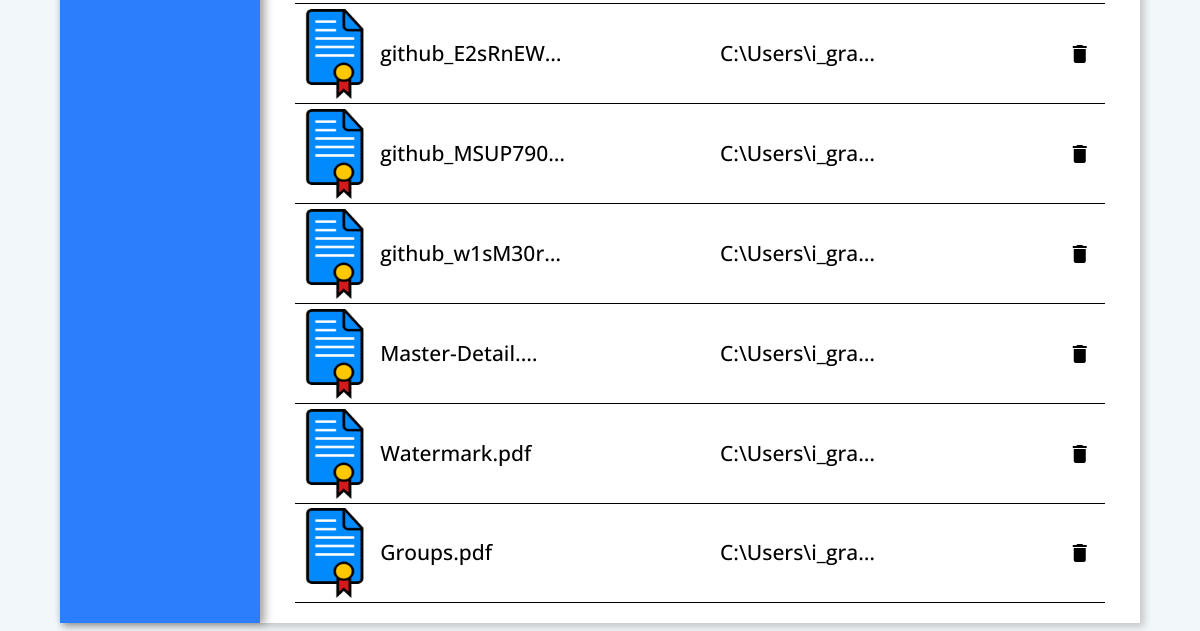
The page /archive/ (signed in, lower part) on the database as committed earlier.
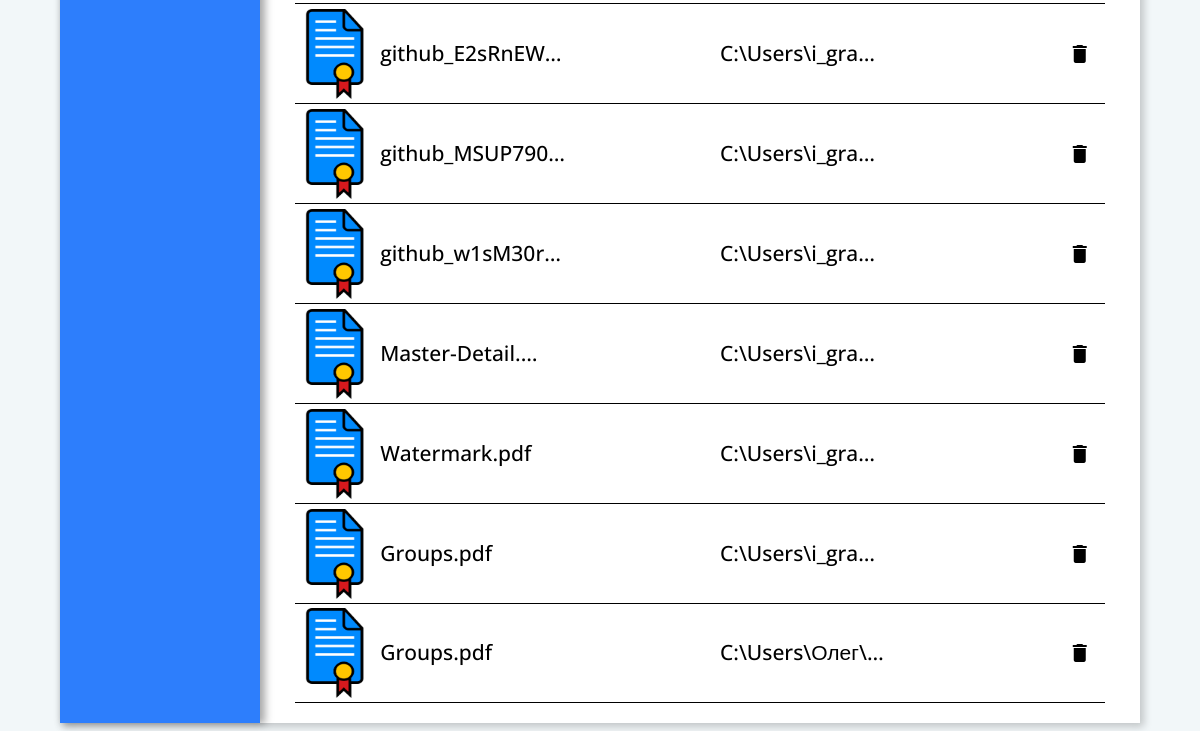
The same page on the database as committed later.
### main/models.py (models this page shows)
class FilesServ(models.Model):
    doc = models.FileField(max_length=255)
    file_serv = models.FileField(max_length=255)
    class Meta:
        verbose_name = 'Файл'
        verbose_name_plural = 'Файлы'

### main/views.py (the view)
# urls.py: path('archive/', views.work_archive, name='archive'),
def work_archive(request):
    archive = FilesServ.objects.all()
    decrypt = FilesDecrypt.objects.all()
    style_archive = 'background-color:#045fed;'
    return render(request, 'work/archive.html',
                  {"archive": archive, "decrypt": decrypt, "style_archive": style_archive})

### content/templates/work/archive.html (shortened to what this page needs)
{% extends "work/work_base.html" %}
{% load static %}
{% block content %}
            <div class="wrapper">
                {% include "work/work_navbar.html" %}
                <div class="workplace" id="workplace">
                    <div class="docs-wrapper">
                        {% for el in archive %}
                        <div class="document">
                            <div class="document__img"><img src="{% static 'img/signatured-doc.png' %}"></div>
                            <p class="document__name">
                                <a href="../media/{{ el.doc }}">{{ el.doc|truncatechars:15 }}</a>
                            </p>
                            <p class="document__format">
                                <a href="../media/{{ el.file_serv }}">{{ el.file_serv|truncatechars:15 }}</a>
                            </p>
                            <a  href="archive_del/{{ el.id }}" class="document__del-btn"><i class="material-icons">delete</i></a>
                        </div>
                        {% endfor %}
                    </div>
                </div>
            </div>
{% endblock %}

### content/templates/work/work_base.html (shortened to what this page needs)
{% load static %}
<!DOCTYPE html>
<html lang="en">
    <head>
        <link href="https://cdn.jsdelivr.net/npm/bootstrap@5.1.3/dist/css/bootstrap.min.css" rel="stylesheet">
        <link rel="stylesheet" href="{% static '/css/style.css' %}">
    </head>
    <body>
                {% if request.user.is_authenticated %}
                   <main class="main work-main">
                        {% block content %}{% endblock %}
                    </main>
                    {% else %}
                    <div class="auth-warn">
                        Авторизируйтесь
                    </div>
                    {% endif %}
    </body>
</html>

### content/templates/work/work_navbar.html (shortened to what this page needs)
{% load static %}
<nav class="navbar">
</nav>

Rows that differ between the two databases and show on the page:
added FilesServ: doc "Groups.pdf", file_serv "C:\\Users\\Олег\\…"
